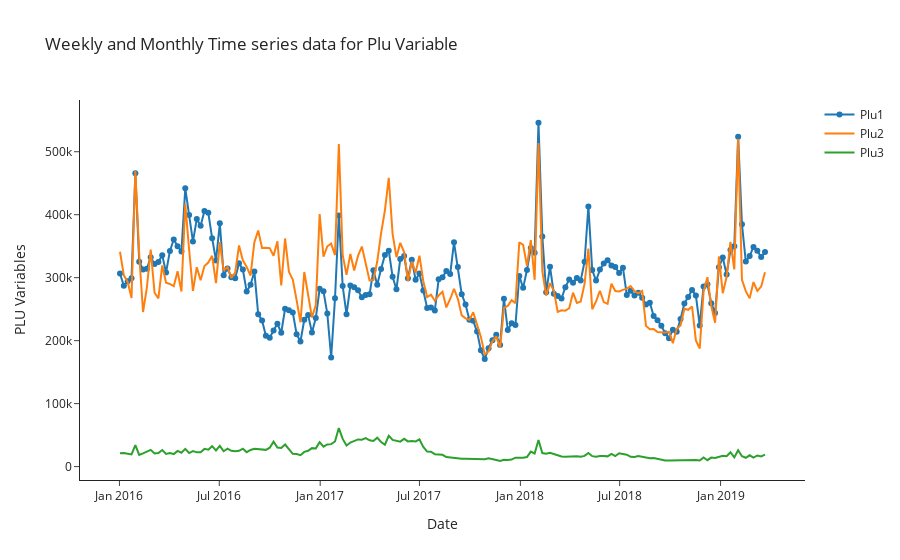

Notebook source saved alongside this figure:
### Markdown cell above
#### Weekly and Monthly Time Series for PLU's

### Code cell
# Create a trace for Plu1
trace1 = traces(x=df_month.Date, y=df_month.Plu1,
                mode="lines+markers", name="Plu1")
# Create a trace for Plu2
trace2 = traces(x=df_month.Date, y=df_month.Plu2,
                mode="lines", name="Plu2")
# Create a trace for Plu3
trace3 = traces(x=df_month.Date, y=df_month.Plu3,
                mode="lines", name="Plu3")
# add trace to data
data = [trace1, trace2, trace3]
# Customize the layout
layout = layouts(title1="Weekly and Monthly Time series data for Plu Variable",
                 title2="Date",
                 title3="PLU Variables")
# Create the plots
figure = dict(data=data, layout=layout)
# Display the plots
iplot(figure)

### Figure 1 — Plotly figure (JSON) as saved in the notebook; plotly's stock layout.template omitted (floating-point values rounded to 4 significant figures; data arrays with more than 128 entries replaced by an {"elided": "..."} marker saying what was removed)
{"data": [{"mode": "lines+markers", "name": "Plu1", "type": "scatter", "x": {"elided": "169 str values"}, "y": {"elided": "169 float values"}}, {"mode": "lines", "name": "Plu2", "type": "scatter", "x": {"elided": "169 str values"}, "y": {"elided": "169 float values"}}, {"mode": "lines", "name": "Plu3", "type": "scatter", "x": {"elided": "169 str values"}, "y": {"elided": "169 float values"}}], "layout": {"hovermode": "closest", "title": {"text": "Weekly and Monthly Time series data for Plu Variable"}, "xaxis": {"showgrid": false, "title": {"text": "Date"}}, "yaxis": {"title": {"text": "PLU Variables"}}}}
